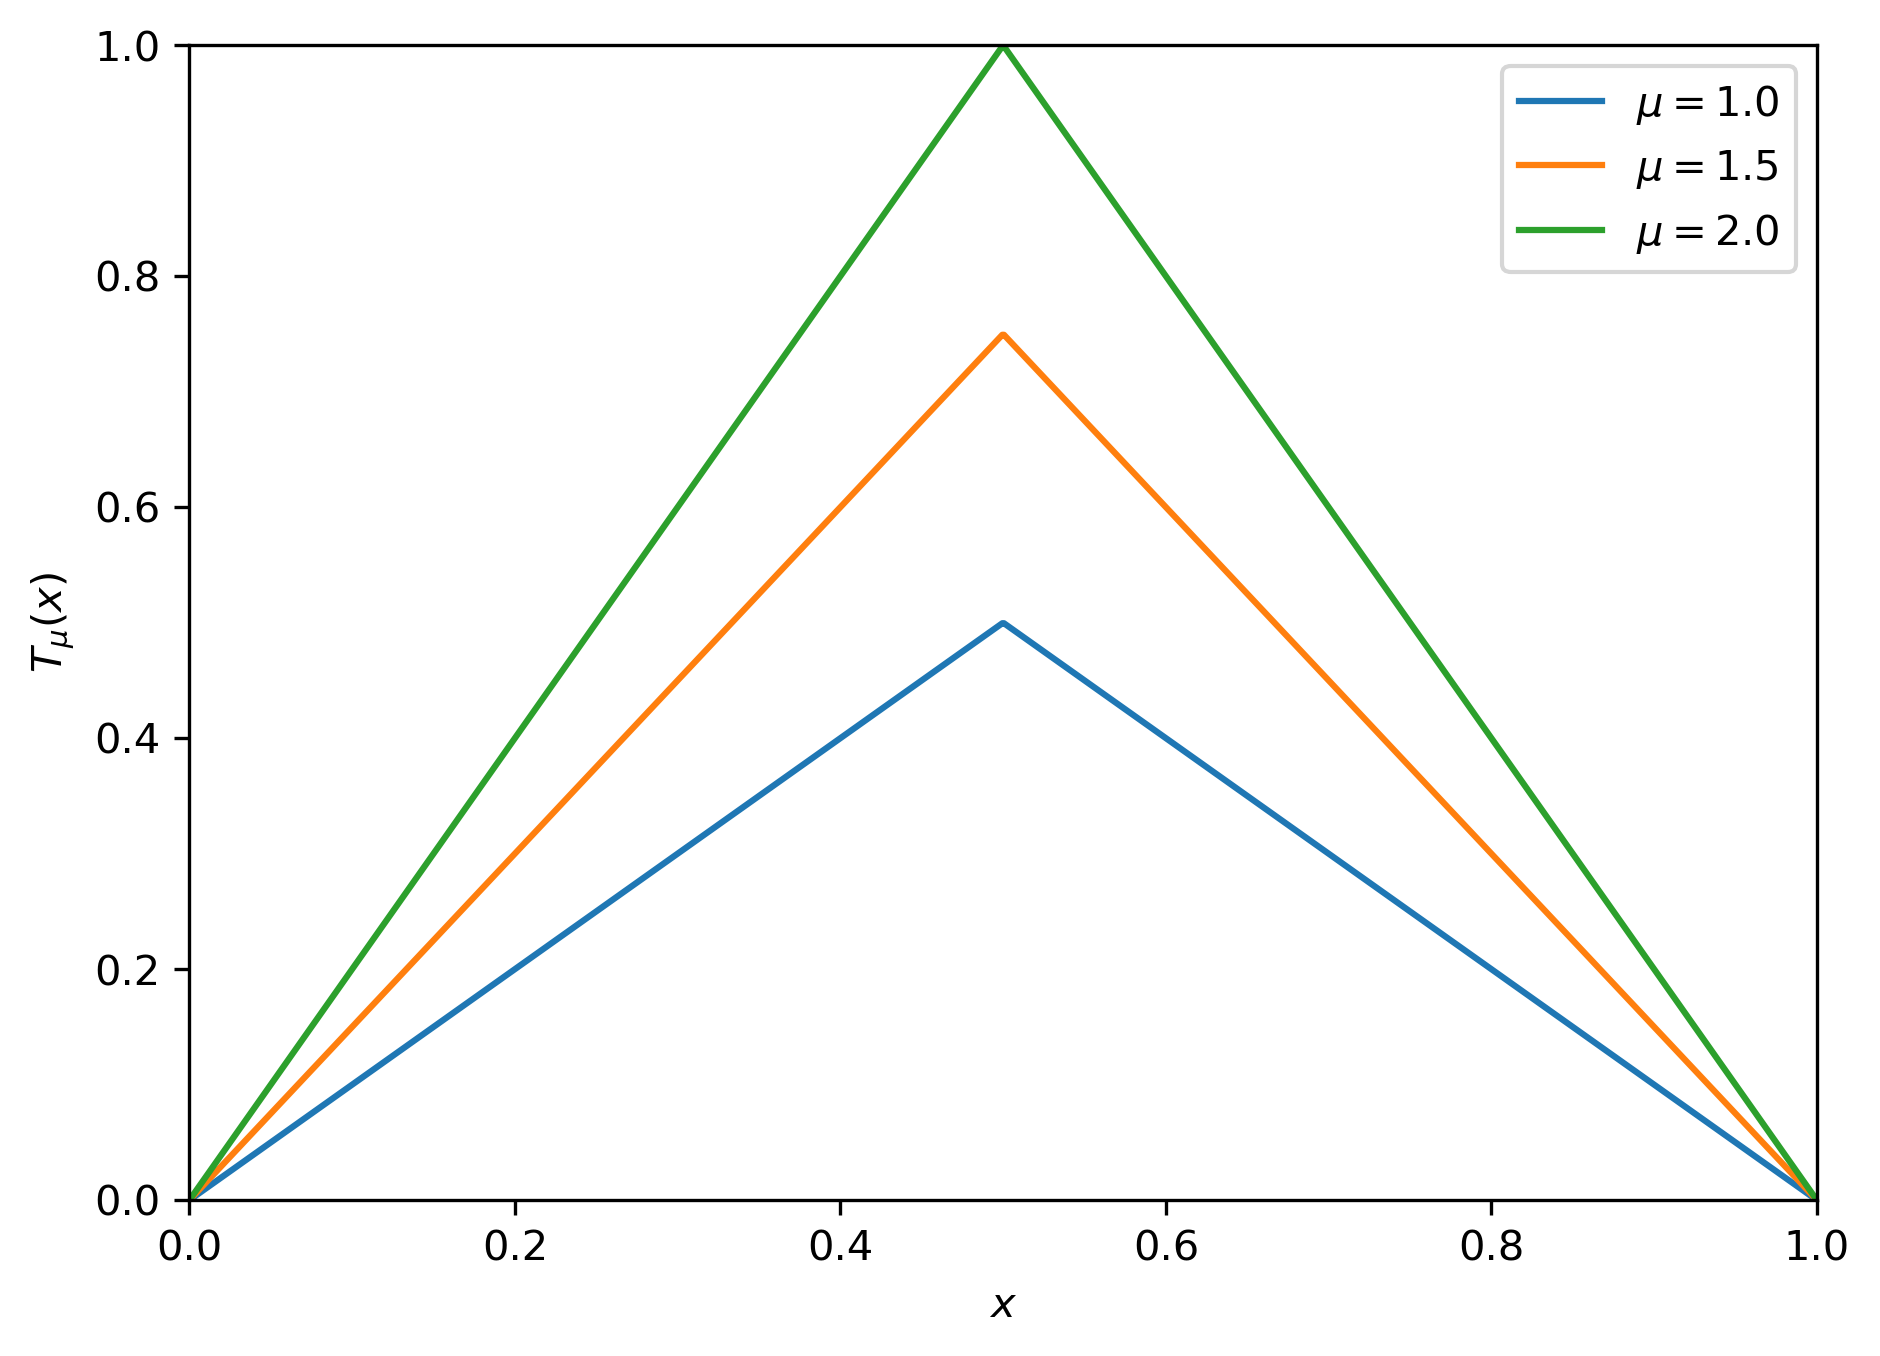

This figure's Python source:
import torch
import matplotlib.pyplot as plt

# Tent-map: T_mu(x) = mu min(x, 1-x)

x = torch.linspace(0, 1, 1000)

plt.figure(figsize=(7, 5))
plt.xlim(0, 1)
plt.ylim(0, 1)
plt.xlabel(r'$x$')
plt.ylabel(r'$T_\mu(x)$')

for mu in [1.0, 1.5, 2.0]:
    T = mu * torch.min(x, 1 - x)
    plt.plot(x, T, label=fr'$\mu = {mu}$')

plt.legend()
file_name = 'tent_function.png'
plt.savefig(file_name, dpi=300, bbox_inches='tight')
print(f"Saved to {file_name}")
